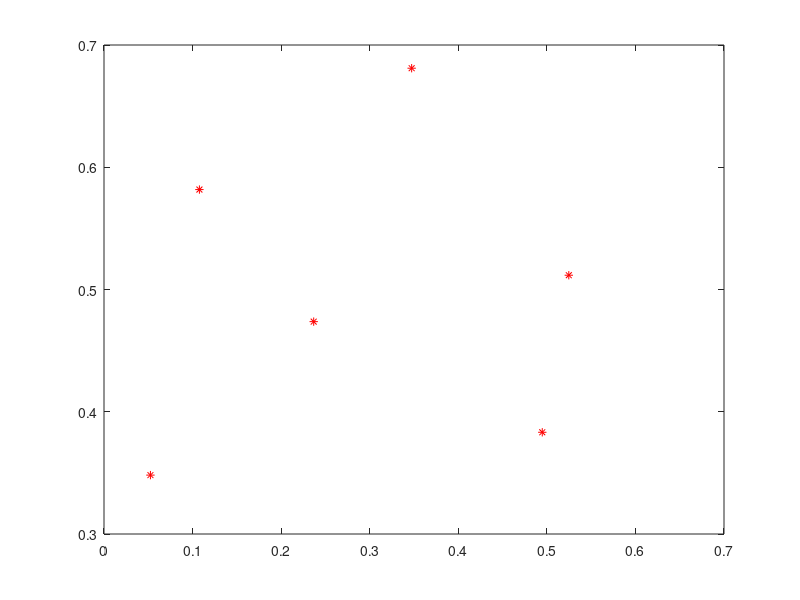

MATLAB code for this plot: (Note: this script raises an error after producing the figure.)
clear
% For 6 points at a minimum, 3 sements will be created.
% For N points, N-3 semetns will be created

% xy = [0.3, 0.7, 0.1, 0.8, 0.4;
%        0.1, 0.6, 0.9, 0.5, 0.1];
% xy = zeros(2, 5);
% for i = 1:7
%     [xy(1,i), xy(2,i)] = ginput(1);
% end
load('xy_sample.mat');
xy = xy(:, 1:6);
plot(xy(1,:),xy(2,:), 'r*');

N = size(xy, 2);
b = zeros(4, N-3, 2);
% First row
b(1, 1, :) = xy(:, 1);
b(2, 1, :) = xy(:, 2);
b(3, 1, :) = (xy(:, 2) + xy(:, 3))./2;
b(4, 1, :) = 0.25*xy(:, 1) + 7*xy(:, 2)/12 + xy(:, 3)/6;
b(1, 2, :) = b(4, 1, :);
% last row
b(2, N-3, :) = (xy(:, N-2) + xy(:, N-1))./2;
b(3, N-3, :) = xy(:, N-1);
b(4, N-3, :) = xy(:, N);


for jj = 2: N-4
    b(2, jj, :) = 2*xy(:, jj + 1)/3 + xy(:, jj + 2)/3;
    b(3, jj, :) = xy(:, jj + 1)/3 + 2*xy(:, jj + 2)/3;
end

for jj = 2: N - 4
   b(4, jj, :) = (b(3, jj, :) + b(2, jj + 1, :))./2;
   b(1, jj + 1, :) = b(4, jj, :);
end

t = 0:0.01:1;
for i = 1: N-3
    hold on
    b_mat = squeeze(b(:,i,:));
    c_xy = bezier3(t, b_mat');
    plot(c_xy(1,:), c_xy(2,:))
end